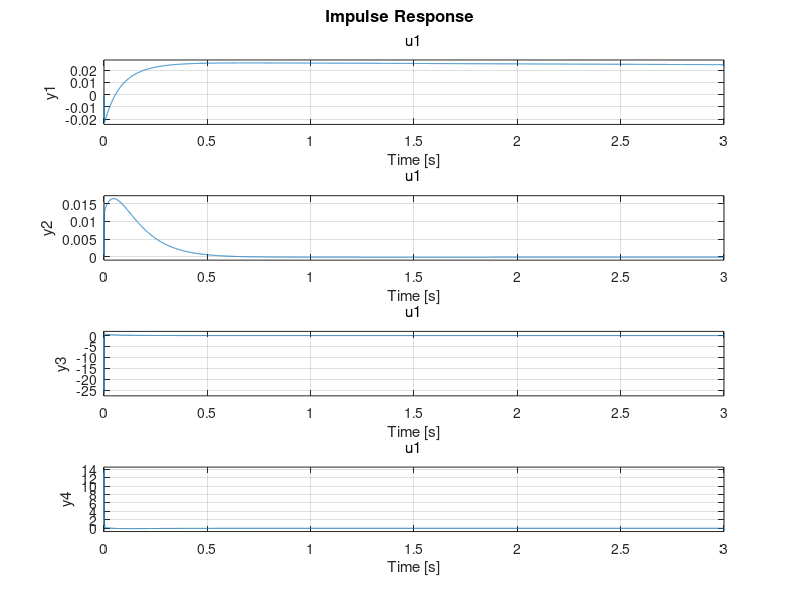

MATLAB code to generate this figure:
Kp=[1];
Ki =1;
Kd = 1
controller = pid(Kp,Ki,Kd);


A = [ 0 0 0.001 0; 0 0 0 0.001; 0 -1.1498 -0.8360 0.4961; 0 0.7659 0.4165 -0.2603] *1e3;
B = [0; 0; -26.2757; 13.7863];
C = [1 0 0 0;0 1 0 0; 0 0 1 0; 0 0 0 1];
D = 0
state = ss(A,B,C,D);
P = pole(state)
% closedLoop = feedback(state*controller,1);
% state.StateName{1} = 'wheel angle'
% state.StateName{2} = 'robot angle'

plant = tf(state);
plant = plant (2);


% cl = feedback(state,[1 1 1 1])

K= [1 483.6133 10.0038 20.3053]
Ac = state.a - state.b*K;

sys_cl = ss(Ac, state.b, state.c, state.d);
impulse(sys_cl);
